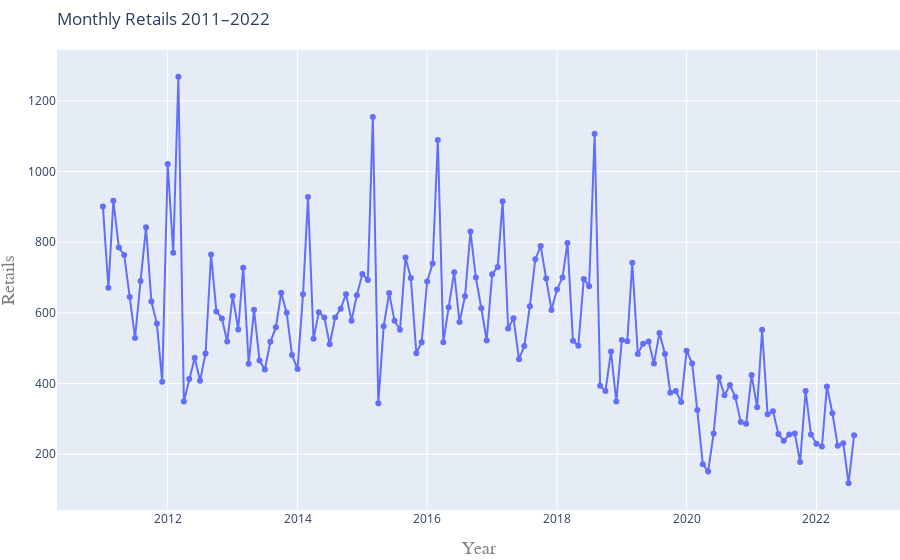

Source (notebook cell):
### Code cell
import plotly.graph_objs as go
fig= go.Figure()
fig.add_trace(go.Scatter(dict(x=df.index, y=df['Orders'], mode='lines+markers', name= 'Test')))
fig.update_layout(title=go.layout.Title(
 text='Monthly Retails 2011–2022',
 xref='paper',x=0),
 margin=dict(l=10, r=0, t=50, b=50),
 xaxis=go.layout.XAxis(title=go.layout.xaxis.Title(text='Year',font=dict(
 family='Courier New, monospace',
 size=18,
 color='#7f7f7f'))),
 yaxis=go.layout.YAxis(title=go.layout.yaxis.Title(text='Retails',font=dict(
 family='Courier New, monospace',
 size=18,
 color='#7f7f7f'))))
fig.show()

### Figure 1 — Plotly figure (JSON) as saved in the notebook; plotly's stock layout.template omitted (floating-point values rounded to 4 significant figures; data arrays with more than 128 entries replaced by an {"elided": "..."} marker saying what was removed)
{"data": [{"mode": "lines+markers", "name": "Test", "type": "scatter", "x": {"elided": "140 str values"}, "y": {"elided": "140 int values"}}], "layout": {"margin": {"b": 50, "l": 10, "r": 0, "t": 50}, "title": {"text": "Monthly Retails 2011–2022", "x": 0, "xref": "paper"}, "xaxis": {"title": {"font": {"color": "#7f7f7f", "family": "Courier New, monospace", "size": 18}, "text": "Year"}}, "yaxis": {"title": {"font": {"color": "#7f7f7f", "family": "Courier New, monospace", "size": 18}, "text": "Retails"}}}}
